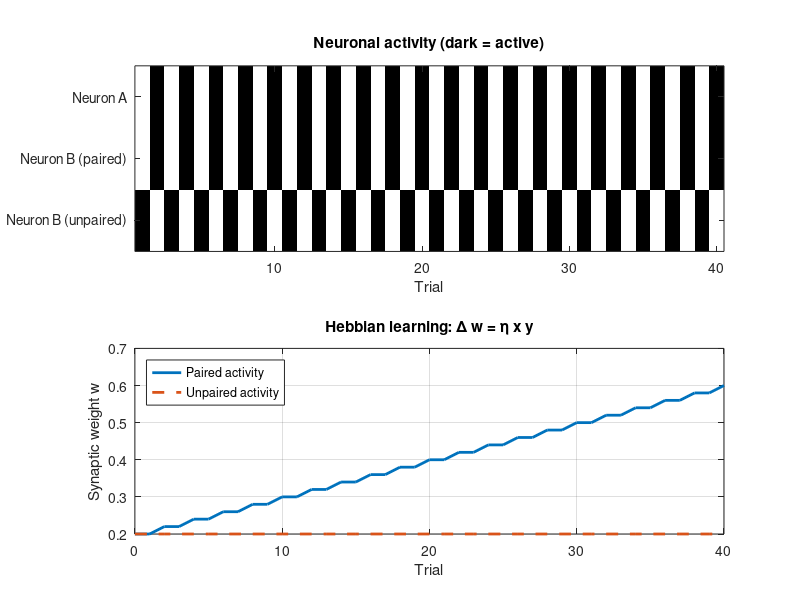

Write the MATLAB code that produced this figure.
%% Hebbian learning: paired versus unpaired activity
% Introductory neuroscience demonstration
% Learning rule: Delta w = eta * x * y
% x, y are binary neural activities (0 = inactive, 1 = active).

clear; close all; clc;

N   = 40;             % Number of trials
eta = 0.02;           % Learning rate
w0  = 0.20;           % Initial synaptic strength

% Neuron A is active on every second trial.
t = 1:N;
x = double(mod(t, 2) == 0);

% Two conditions with equal overall activity in neuron B:
y_paired   = x;        % A and B are active together
y_unpaired = 1 - x;    % A and B alternate; no overlap

% Record the synaptic weight after each trial.
w_paired   = zeros(1, N + 1);
w_unpaired = zeros(1, N + 1);
w_paired(1)   = w0;
w_unpaired(1) = w0;

for k = 1:N
    w_paired(k + 1)   = w_paired(k)   + eta * x(k) * y_paired(k);
    w_unpaired(k + 1) = w_unpaired(k) + eta * x(k) * y_unpaired(k);
end

%% Plot activity and learning
figure('Color','w','Position',[150 150 920 620]);

subplot(2,1,1);
imagesc([x; y_paired; y_unpaired]);
colormap(flipud(gray));   % Dark = active, light = inactive
set(gca,'YTick',1:3, 'YTickLabel', ...
    {'Neuron A', 'Neuron B (paired)', 'Neuron B (unpaired)'});
xlabel('Trial');
title('Neuronal activity (dark = active)');

subplot(2,1,2);
plot(0:N, w_paired, '-', 'LineWidth',2); hold on;
plot(0:N, w_unpaired, '--', 'LineWidth',2);
xlabel('Trial'); ylabel('Synaptic weight w');
title('Hebbian learning: \Delta w = \eta x y');
legend('Paired activity','Unpaired activity','Location','northwest');
grid on;

fprintf('Final weight, paired:   %.2f\n', w_paired(end));
fprintf('Final weight, unpaired: %.2f\n', w_unpaired(end));

% This model is intentionally simplified: it does not include
% spike timing, depression, weight saturation, or homeostasis.
